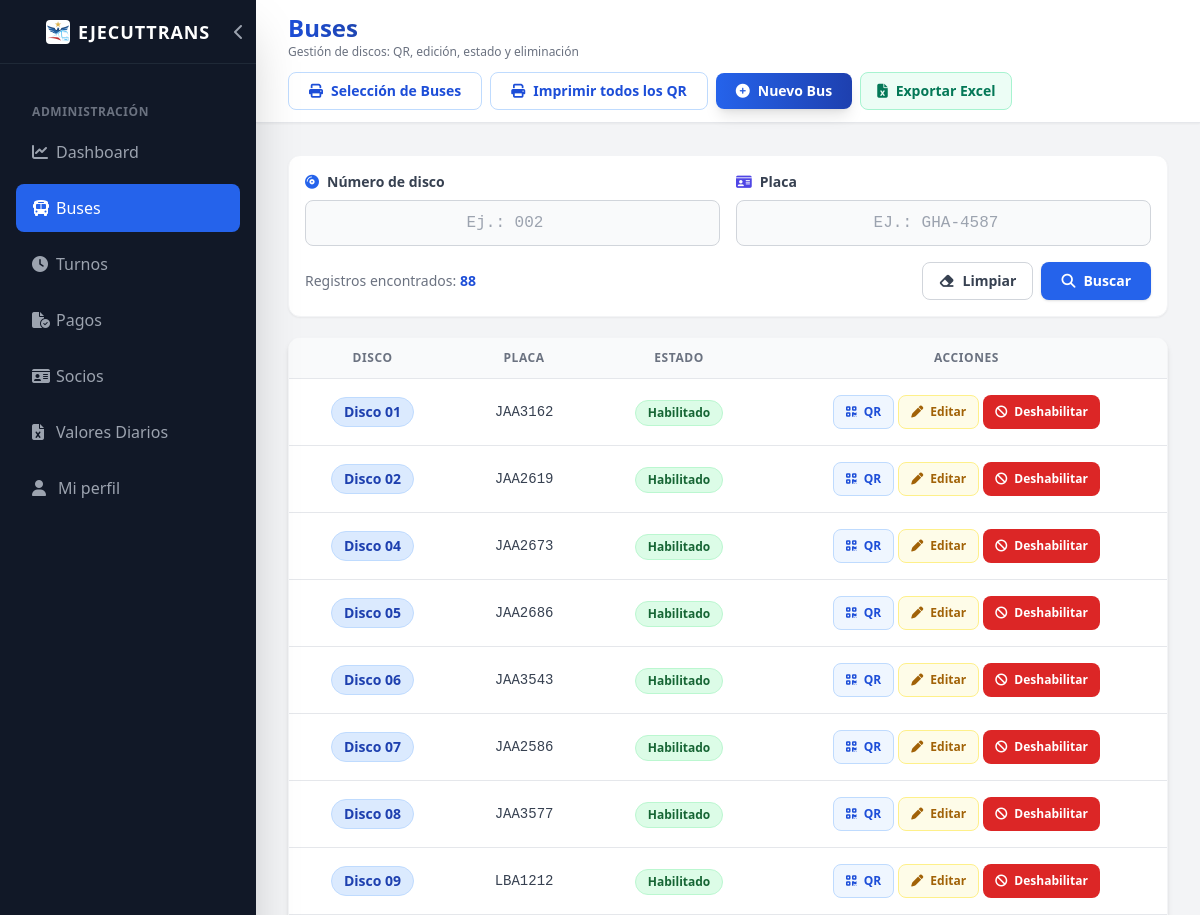
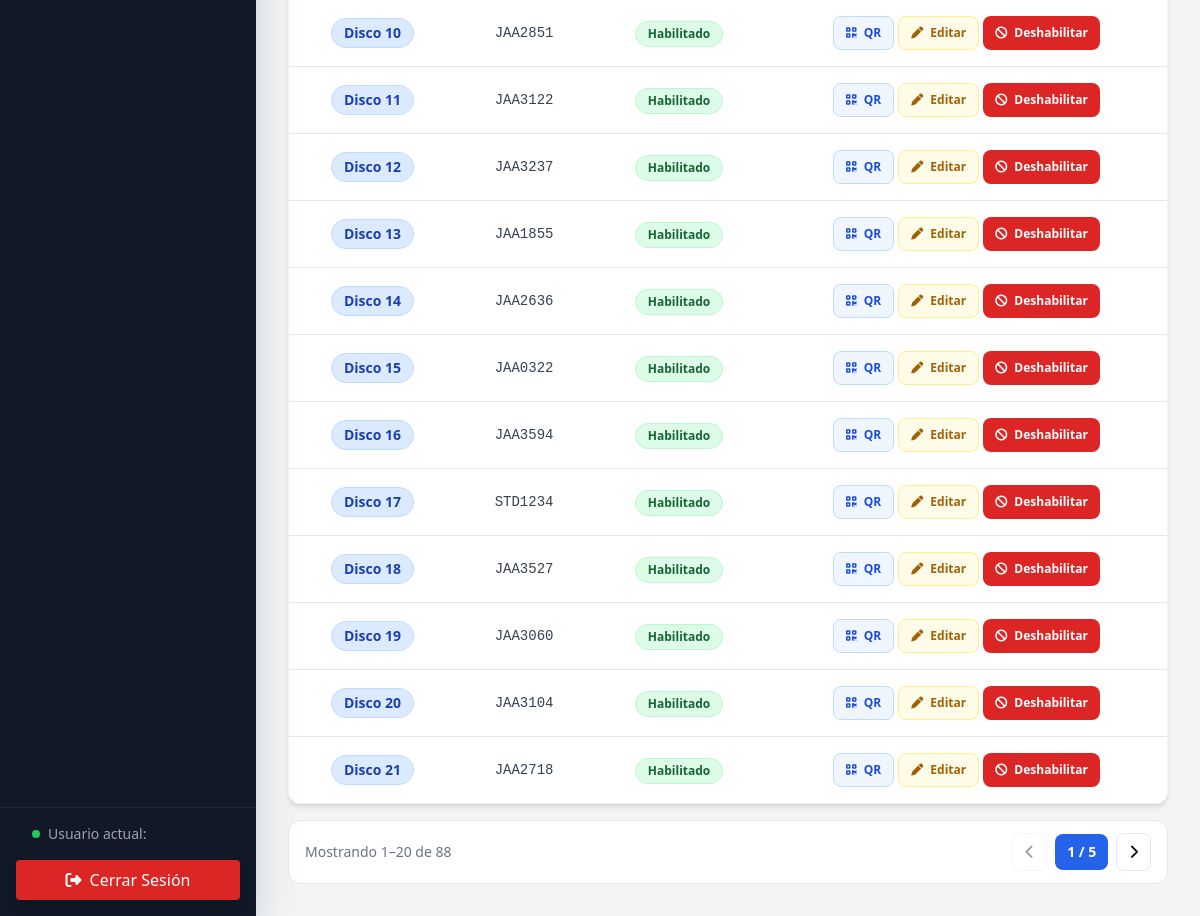
Page /Web/admin/buses.php (signed in) on the committed database (2 pictures, top to bottom).
### tables this page shows
CREATE TABLE `bus` (
  `id` int NOT NULL AUTO_INCREMENT,
  `placa` varchar(20) NOT NULL,
  `disco` varchar(20) NOT NULL,
  `activo` tinyint(1) DEFAULT '1',
  PRIMARY KEY (`id`),
  UNIQUE KEY `placa` (`placa`)
);

### Dao/BusDao.php (called while the page is built, shortened)
<?php
class BusDao {
    private $conexion;
    public function __construct($conexion) {
        $this->conexion = $conexion;
    }
    public function obtenerTodos() {
        $sql = "SELECT * FROM bus ORDER BY CAST(disco AS UNSIGNED), disco";
        $stmt = $this->conexion->prepare($sql);
        $stmt->execute();
        return $stmt->fetchAll();
    }
    public function obtenerFiltrados($disco = '', $placa = '') {
        $condiciones = [];
        $parametros = [];
        $where = $condiciones ? 'WHERE ' . implode(' AND ', $condiciones) : '';
        $sql = "SELECT * FROM bus {$where} ORDER BY CAST(disco AS UNSIGNED), disco";
        $stmt = $this->conexion->prepare($sql);
        $stmt->execute($parametros);
        return $stmt->fetchAll();
    }
}
?>

### Web/admin/buses.php (the view, shortened to what this page needs)
<?php
require_once '../../Config/conexion.php';
require_once '../../Dao/BusDao.php';
$busDao = new BusDao($conexion);
$todosLosBuses = $busDao->obtenerTodos();
$filtroDisco = isset($_GET['disco']) && is_scalar($_GET['disco']) ? trim((string)$_GET['disco']) : '';
$filtroPlaca = isset($_GET['placa']) && is_scalar($_GET['placa']) ? trim((string)$_GET['placa']) : '';
$listaBuses = $busDao->obtenerFiltrados($filtroDisco, $filtroPlaca);
$totalBuses = count($todosLosBuses);
$totalResultados = count($listaBuses);
?>
<!DOCTYPE html>
<html lang="es">
<head>
    <script src="https://cdn.tailwindcss.com"></script>
    <link rel="stylesheet" href="https://cdnjs.cloudflare.com/ajax/libs/font-awesome/6.4.0/css/all.min.css">
</head>
<body class="bg-gray-100 flex h-screen overflow-hidden">
    <?php include 'components/sidebar.php'; ?>
    <main class="flex-1 flex flex-col overflow-y-auto mt-16 md:mt-0 w-full">
        <header class="shrink-0 min-h-16 py-3 gap-3 flex-wrap bg-white shadow-sm flex items-center px-4 md:px-8 justify-between border-b border-gray-200">
            <div>
                <h2 class="text-xl md:text-2xl font-bold text-gray-800 text-transparent bg-clip-text bg-gradient-to-r from-blue-700 to-gray-800">
                </h2>
                <p class="text-xs text-gray-500">Gestión de discos: QR, edición, estado y eliminación</p>
            </div>
            <div class="flex flex-wrap items-center gap-2">
            <button id="btnSeleccionarBusesQR" type="button" class="bg-white hover:bg-blue-50 text-blue-700 border border-blue-200 px-5 py-2 rounded-lg transition-all text-sm font-bold flex items-center">
                <i class="fas fa-print mr-2"></i> Selección de Buses
            </button>
            <a href="imprimir_qrs.php" target="_blank" rel="noopener" class="bg-white hover:bg-blue-50 text-blue-700 border border-blue-200 px-5 py-2 rounded-lg transition-all text-sm font-bold flex items-center">
                <i class="fas fa-print mr-2"></i> Imprimir todos los QR
            </a>
            <button id="btnNuevoBus" type="button" class="bg-gradient-to-r from-blue-600 to-blue-800 hover:from-blue-700 hover:to-blue-900 text-white px-5 py-2 rounded-lg shadow-lg transition-all text-sm font-bold flex items-center">
                <i class="fas fa-circle-plus mr-2"></i> Nuevo Bus
            </button>
            </div>
        </header>
        <div class="p-4 md:p-8 w-full max-w-7xl mx-auto">
            <form method="GET" action="buses.php" class="mb-5 rounded-xl border border-gray-100 bg-white p-4 shadow-sm">
                <div class="grid grid-cols-1 md:grid-cols-2 gap-4">
                    <div>
                        <label for="filtroDiscoBus" class="block mb-2 text-sm font-bold text-gray-700">
                            <i class="fas fa-compact-disc mr-2 text-blue-600"></i>Número de disco
                        </label>
                        <input id="filtroDiscoBus" name="disco" type="search" value="<?php echo htmlspecialchars($filtroDisco); ?>" placeholder="Ej.: 002"
                               class="w-full rounded-lg border border-gray-300 bg-gray-50 px-3 py-2.5 text-center font-mono outline-none focus:border-blue-500 focus:ring-2 focus:ring-blue-200">
                    </div>
                    <div>
                        <label for="filtroPlacaBus" class="block mb-2 text-sm font-bold text-gray-700">
                            <i class="fas fa-id-card mr-2 text-indigo-600"></i>Placa
                        </label>
                        <input id="filtroPlacaBus" name="placa" type="search" value="<?php echo htmlspecialchars($filtroPlaca); ?>" placeholder="Ej.: GHA-4587"
                               class="w-full rounded-lg border border-gray-300 bg-gray-50 px-3 py-2.5 text-center font-mono uppercase outline-none focus:border-blue-500 focus:ring-2 focus:ring-blue-200">
                    </div>
                </div>
                <div class="mt-4 flex flex-wrap items-center justify-between gap-3">
                    <p class="text-sm text-gray-500">
                        Registros encontrados: <span class="font-bold text-blue-700"><?php echo $totalResultados; ?></span>
                    </p>
                    <div class="flex gap-2">
                        <a href="buses.php" class="inline-flex items-center rounded-lg border border-gray-300 bg-white px-4 py-2 text-sm font-bold text-gray-700 hover:bg-gray-50">
                            <i class="fas fa-eraser mr-2"></i>Limpiar
                        </a>
                        <button type="submit" class="inline-flex items-center rounded-lg bg-blue-600 px-5 py-2 text-sm font-bold text-white shadow hover:bg-blue-700">
                            <i class="fas fa-magnifying-glass mr-2"></i>Buscar
                        </button>
                    </div>
                </div>
            </form>
            <div class="bg-white rounded-xl shadow-md overflow-hidden border border-gray-100 overflow-x-auto">
                <table class="min-w-full divide-y divide-gray-200">
                    <thead class="bg-gray-50">
                        <tr>
                            <th class="px-6 py-3 text-center text-xs font-bold text-gray-500 uppercase tracking-wider">Disco</th>
                            <th class="px-6 py-3 text-center text-xs font-bold text-gray-500 uppercase tracking-wider">Placa</th>
                            <th class="px-6 py-3 text-center text-xs font-bold text-gray-500 uppercase tracking-wider">Estado</th>
                            <th class="px-6 py-3 text-center text-xs font-bold text-gray-500 uppercase tracking-wider">Acciones</th>
                        </tr>
                    </thead>
                    <tbody class="bg-white divide-y divide-gray-200">
                        <?php if ($totalResultados === 0): ?>
                        <tr>
                            <td colspan="4" class="px-6 py-10 text-center text-gray-500">
                                <i class="fas fa-bus text-3xl mb-3 text-gray-300"></i>
                                <p><?php echo $totalBuses === 0 ? 'Aún no hay buses registrados.' : 'No se encontraron buses con los filtros seleccionados.'; ?></p>
                            </td>
                        </tr>
                        <?php else: ?>
                            <?php foreach ($listaBuses as $bus): ?>
                            <tr class="hover:bg-gray-50 transition-colors <?php echo ($bus['activo'] == 1) ? '' : 'bg-red-50 opacity-70'; ?>">
                                <td class="px-6 py-4 whitespace-nowrap text-center">
                                    <span class="inline-flex items-center px-3 py-1 rounded-full text-sm font-bold bg-blue-100 text-blue-800 border border-blue-200">
                                        Disco <?php echo htmlspecialchars($bus['disco']); ?>
                                    </span>
                                </td>
                                <td class="px-6 py-4 whitespace-nowrap text-center text-sm font-mono text-gray-700">
                                    <?php echo htmlspecialchars($bus['placa']); ?>
                                </td>
                                <td class="px-6 py-4 whitespace-nowrap text-center">
                                    <?php if ($bus['activo'] == 1): ?>
                                        <span class="inline-flex px-3 py-1 rounded-full text-xs font-bold bg-green-100 text-green-800 border border-green-200">Habilitado</span>
                                    <?php else: ?>
                                        <span class="inline-flex px-3 py-1 rounded-full text-xs font-bold bg-red-100 text-red-800 border border-red-200">Deshabilitado</span>
                                    <?php endif; ?>
                                </td>
                                <td class="px-6 py-4 whitespace-nowrap text-center">
                                    <div class="flex flex-wrap justify-center gap-1">
                                        <button class="btnVerQR text-blue-700 hover:text-white bg-blue-50 hover:bg-blue-700 border border-blue-200 text-xs font-bold px-3 py-2 rounded-lg transition-all"
                                                data-disco="<?php echo htmlspecialchars((string)$bus['disco'], ENT_QUOTES, 'UTF-8'); ?>"
                                                data-placa="<?php echo htmlspecialchars((string)($bus['placa'] ?: 'Sin placa'), ENT_QUOTES, 'UTF-8'); ?>">
                                            <i class="fas fa-qrcode mr-1"></i> QR
                                        </button>
                                        <button class="btnEditarBus text-yellow-700 hover:text-white bg-yellow-50 hover:bg-yellow-600 border border-yellow-200 text-xs font-bold px-3 py-2 rounded-lg transition-all"
                                                data-id="<?php echo $bus['id']; ?>"
                                                data-disco="<?php echo htmlspecialchars($bus['disco']); ?>"
                                                data-placa="<?php echo htmlspecialchars($bus['placa']); ?>">
                                            <i class="fas fa-pen mr-1"></i> Editar
                                        </button>
                                        <button class="btnToggleBus text-xs font-bold px-3 py-2 rounded-lg transition-all <?php echo ($bus['activo'] == 1) ? 'bg-red-600 hover:bg-red-700 text-white' : 'bg-green-600 hover:bg-green-700 text-white'; ?>"
                                                data-bus-id="<?php echo $bus['id']; ?>"
                                                data-estado="<?php echo $bus['activo']; ?>"
                                                data-disco="<?php echo htmlspecialchars($bus['disco']); ?>">
                                            <?php echo ($bus['activo'] == 1) ? '<i class="fas fa-ban mr-1"></i> Deshabilitar' : '<i class="fas fa-check-circle mr-1"></i> Habilitar'; ?>
                                        </button>
                                    </div>
                                </td>
                            </tr>
                            <?php endforeach; ?>
                        <?php endif; ?>
                    </tbody>
                </table>
            </div>
        </div>
    </main>
</body>
</html>

### rows in the picture
bus: disco "01", placa "JAA3162", activo "Habilitado"
bus: disco "02", placa "JAA2619", activo "Habilitado"
bus: disco "04", placa "JAA2673", activo "Habilitado"
bus: disco "05", placa "JAA2686", activo "Habilitado"
bus: disco "06", placa "JAA3543", activo "Habilitado"
bus: disco "07", placa "JAA2586", activo "Habilitado"
bus: disco "08", placa "JAA3577", activo "Habilitado"
bus: disco "09", placa "LBA1212", activo "Habilitado"
bus: disco "10", placa "JAA2851", activo "Habilitado"
bus: disco "11", placa "JAA3122", activo "Habilitado"
bus: disco "12", placa "JAA3237", activo "Habilitado"
bus: disco "13", placa "JAA1855", activo "Habilitado"
bus: disco "14", placa "JAA2636", activo "Habilitado"
bus: disco "15", placa "JAA0322", activo "Habilitado"
bus: disco "16", placa "JAA3594", activo "Habilitado"
bus: disco "17", placa "STD1234", activo "Habilitado"
bus: disco "18", placa "JAA3527", activo "Habilitado"
bus: disco "19", placa "JAA3060", activo "Habilitado"
bus: disco "20", placa "JAA3104", activo "Habilitado"
bus: disco "21", placa "JAA2718", activo "Habilitado"

### other values in the picture
$totalResultados "88"
